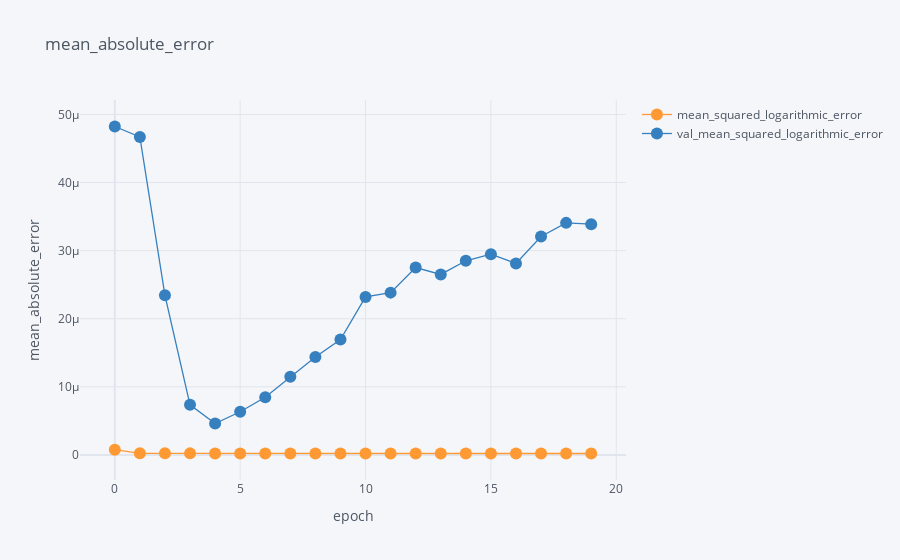

The notebook cell this image was saved under:
### Code cell
df[['epoch', 'mean_squared_logarithmic_error', 'val_mean_squared_logarithmic_error']].iplot(
    x='epoch',
    mode='lines+markers',
    xTitle='epoch',
    yTitle='mean_absolute_error', 
    title='mean_absolute_error'
)

### Figure 1 — Plotly figure (JSON) as saved in the notebook; plotly's stock layout.template omitted (floating-point values rounded to 4 significant figures)
{"data": [{"line": {"color": "rgba(255, 153, 51, 1.0)", "dash": "solid", "shape": "linear", "width": 1.3}, "marker": {"size": 12, "symbol": "circle"}, "mode": "lines+markers", "name": "mean_squared_logarithmic_error", "text": "", "type": "scatter", "x": [0, 1, 2, 3, 4, 5, 6, 7, 8, 9, 10, 11, 12, 13, 14, 15, 16, 17, 18, 19], "y": [7.735e-07, 2.435e-07, 2.352e-07, 2.304e-07, 2.256e-07, 2.238e-07, 2.218e-07, 2.205e-07, 2.193e-07, 2.176e-07, 2.165e-07, 2.155e-07, 2.151e-07, 2.149e-07, 2.137e-07, 2.132e-07, 2.12e-07, 2.116e-07, 2.116e-07, 2.11e-07]}, {"line": {"color": "rgba(55, 128, 191, 1.0)", "dash": "solid", "shape": "linear", "width": 1.3}, "marker": {"size": 12, "symbol": "circle"}, "mode": "lines+markers", "name": "val_mean_squared_logarithmic_error", "text": "", "type": "scatter", "x": [0, 1, 2, 3, 4, 5, 6, 7, 8, 9, 10, 11, 12, 13, 14, 15, 16, 17, 18, 19], "y": [4.823e-05, 4.668e-05, 2.344e-05, 7.365e-06, 4.607e-06, 6.338e-06, 8.467e-06, 1.147e-05, 1.438e-05, 1.695e-05, 2.32e-05, 2.383e-05, 2.751e-05, 2.651e-05, 2.852e-05, 2.949e-05, 2.812e-05, 3.208e-05, 3.408e-05, 3.389e-05]}], "layout": {"legend": {"bgcolor": "#F5F6F9", "font": {"color": "#4D5663"}}, "paper_bgcolor": "#F5F6F9", "plot_bgcolor": "#F5F6F9", "title": {"font": {"color": "#4D5663"}, "text": "mean_absolute_error"}, "xaxis": {"gridcolor": "#E1E5ED", "showgrid": true, "tickfont": {"color": "#4D5663"}, "title": {"font": {"color": "#4D5663"}, "text": "epoch"}, "zerolinecolor": "#E1E5ED"}, "yaxis": {"gridcolor": "#E1E5ED", "showgrid": true, "tickfont": {"color": "#4D5663"}, "title": {"font": {"color": "#4D5663"}, "text": "mean_absolute_error"}, "zerolinecolor": "#E1E5ED"}}}
